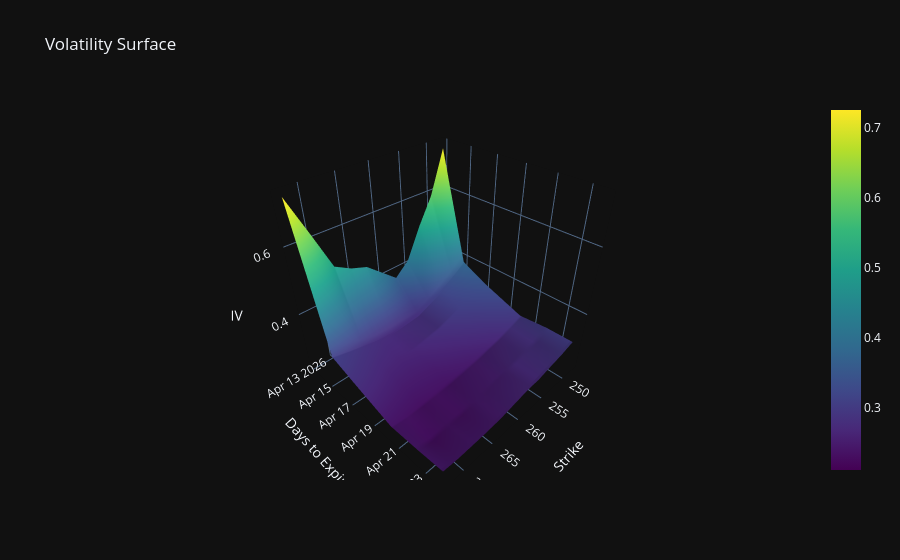

Notebook code for this chart:
### Code cell
fig = surface_vol_builder(surface_df)
display(fig)
